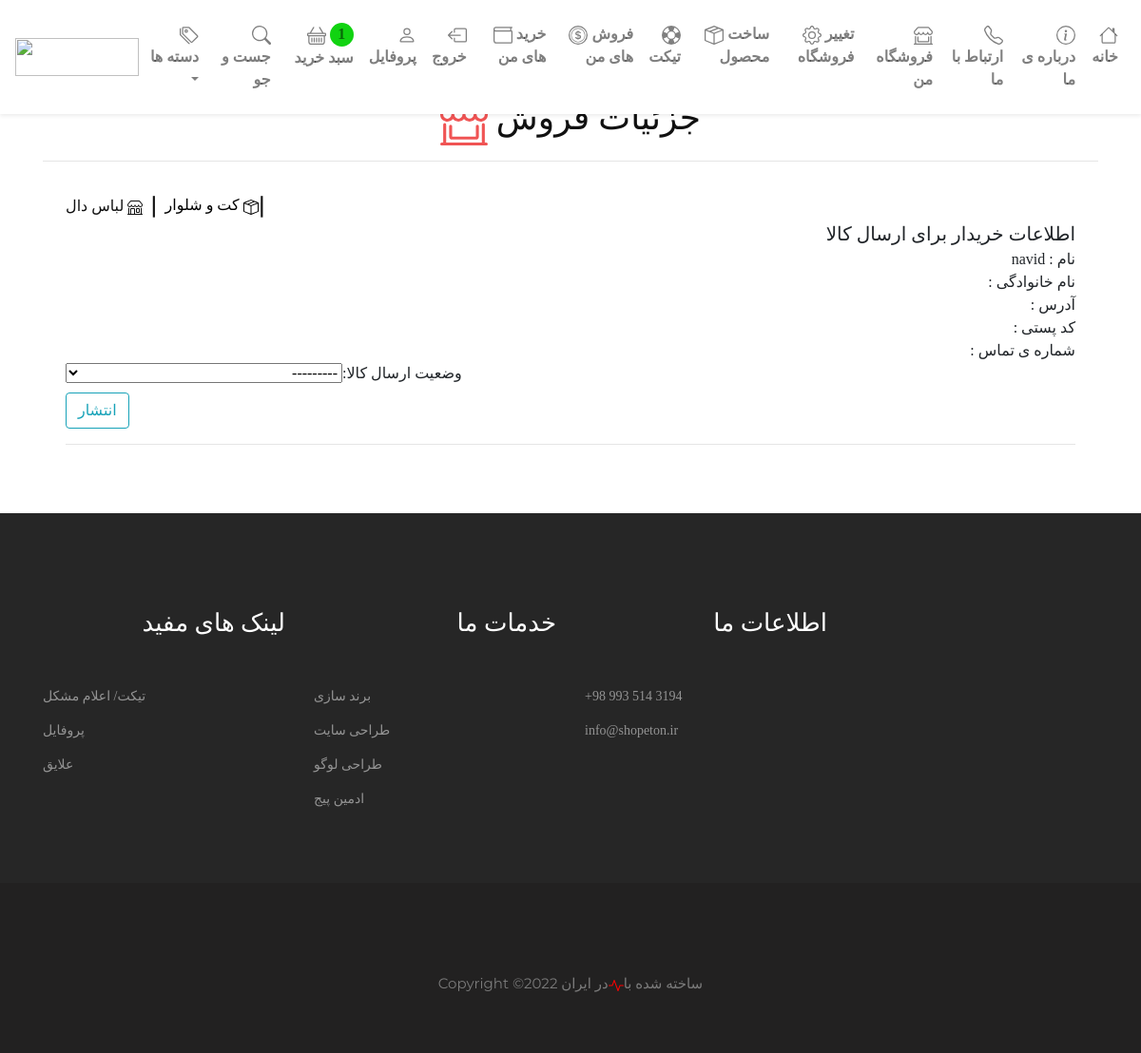
The app's page /sold/62 (signed in) with its own data.
### shop/models.py (models this page shows, shortened)
class wishlist(models.Model):
    post_info = models.ForeignKey(postinfo,blank=True,null=True, on_delete=models.CASCADE,verbose_name='اطلاعات ارسال')
    shop = models.ForeignKey(myshop, on_delete=models.CASCADE,verbose_name='نام فروشگاه')
    buyer = models.ForeignKey(CustomUser, on_delete=models.CASCADE)
    product = models.ForeignKey(Product, on_delete=models.CASCADE,verbose_name='نام محصول')
    paid = models.BooleanField(default=False,verbose_name='پرداخت شده؟')
    time_add = models.DateTimeField(default=timezone.now,verbose_name='زمان اضافه شدن')
    status = models.CharField(max_length=100,blank=True,null=True,choices=choices_post, verbose_name='وضعیت ارسال کالا')

class myshop(models.Model):
    products = models.ManyToManyField(Product, blank=True, verbose_name='محصولات')
    title = models.CharField(max_length=30,verbose_name='اسم فروشگاه')
    head_title = models.CharField(max_length=100,verbose_name='عنوان سر تیتر')
    head_description = models.CharField(max_length=80, verbose_name='توضیحات سر تیتر')
    head_link = models.TextField(blank=True,verbose_name='لینک تیتر')
    image_head1 = models.ImageField(upload_to="shops.head", verbose_name='عکس تیتر اول')
    slug = models.SlugField(unique=True,verbose_name='آیدی فروشگاه شما')
    phone = models.CharField(max_length=30,verbose_name='تلفن شما')
    phone_bool = models.BooleanField(default=False,verbose_name='تلفن شما نمایش داده شود؟')
    address = models.TextField(verbose_name='آدرس شما')
    address_bool = models.BooleanField(default=False,verbose_name='آدرس شما نمایش داده شود؟')
    why_us1 = models.CharField(max_length=50,verbose_name='عنوان اول چرا ما')
    why_us2 = models.CharField(max_length=50, verbose_name='عنوان دوم چرا ما')
    why_us3 = models.CharField(max_length=50, verbose_name='عنوان سوم چرا ما')
    image_banner1 = models.ImageField(upload_to="shops.banner", verbose_name='عکس بنر اول')
    image_banner2 = models.ImageField(upload_to="shops.banner", verbose_name='عکس بنر دوم')
    image_banner3 = models.ImageField(upload_to="shops.banner", verbose_name='عکس بنر سوم')
    image_look = models.ImageField(upload_to="shops.look", verbose_name='عکس پوستر')
    title_look = models.CharField(max_length=50, verbose_name='عنوان پوستر')
    description_look = models.TextField(verbose_name='توضیحات پوستر')
    h_index = models.IntegerField(default=0,verbose_name='رتبه ی فروشگاه')
    grade = models.PositiveIntegerField(default=0,verbose_name='رتبه بر اساس نظرات')
    stars = models.CharField(default=0, max_length=5)
    stars_left = models.CharField(blank=True, max_length=5)
    verified = models.BooleanField(default=False)
    is_active = models.BooleanField(default=True)
    time_created = models.DateTimeField(default=timezone.now, blank=True,verbose_name='زمان ساخت فروشگاه')
    time_end = models.DateTimeField(default=one_month_from_today, blank=True,verbose_name='زمان پایان اشتراک')
    seller_info = models.CharField(max_length=150,
    verbose_name='مشتری از کجا محصول شما رو خریداری کند؟(برای تمام محصولات اعمال میشود)')
    about = models.TextField(verbose_name='درباره ی فروشگاه')

class Product(models.Model):
    name = models.CharField(max_length=100,verbose_name='نام کالا')
    photo = models.ImageField(upload_to='products',verbose_name='عکس اول کالا')
    photo_2 = models.ImageField(upload_to='products',blank=True,verbose_name='عکس دوم کالا')
    photo_3 = models.ImageField(upload_to='products',blank=True,verbose_name='عکس سوم کالا')
    photo_4 = models.ImageField(upload_to='products',blank=True,verbose_name='عکس چهارم کالا')
    photo_5 = models.ImageField(upload_to='products',blank=True,verbose_name='عکس پنجم کالا')
    photo_6 = models.ImageField(upload_to='products',blank=True,verbose_name='عکس ششم کالا')
    price = models.IntegerField(verbose_name='قیمت کالا| بدون تخفیف')
    off = models.PositiveIntegerField(verbose_name='تخفیف')
    details = models.TextField(verbose_name='درباره ی کالا')
    category = models.ForeignKey(Category, on_delete=models.CASCADE,verbose_name='دسته ی کالا')
    date = models.DateTimeField(auto_now_add=True,verbose_name='زمان ساخت کالا')
    hot = models.BooleanField(default=False,verbose_name='کالا داغ است؟')
    most_off = models.BooleanField(default=False,verbose_name='کالا پر تخفیف است؟')
    rare = models.BooleanField(default=False, verbose_name='کالا بسیار ویژه است؟')
    in_stock = models.BooleanField(default=True,verbose_name='کالا موجود است؟')
    star_rate = models.PositiveIntegerField(blank=True,default=0)
    stars = models.CharField(default=0, max_length=5)
    stars_left = models.CharField(blank=True, max_length=5)

class CustomUser(AbstractUser):
    email = models.EmailField(blank=True)
    phone = models.CharField(max_length=11)
    phone_active = models.BooleanField(default=False)
    shop = models.OneToOneField(myshop, blank=True,on_delete=models.CASCADE,null=True)
    owner = models.BooleanField(default=False)

### shop/views.py (the view, shortened to what this page needs)
# urls.py: path('sold/<int:pk>', sold_detail, name='sold-detail'),
@login_required
def sold_detail(request,pk):
    if request.user.is_anonymous:
        login = False
    else:
        login = True
        if request.user.owner:
            owner = True
            me = CustomUser.objects.get(username=request.user.username)
            my_shop = me.shop
        else:
            owner = False
    wish_sold = wishlist.objects.filter(shop=my_shop)
    wish_sold = wish_sold.get(pk=pk)
    if request.method == 'POST':
        form = wishliststatus(request.POST, instance=wish_sold)
        if form.is_valid():
            obj = form.save(commit=False)
            obj.save()
            return redirect('sold-detail', pk)
    else:
        form = wishliststatus(instance=wish_sold)
    if request.user.is_anonymous:
        is_owner = ""
        context = {
            'scategory':SupCategory.objects.all(),
                    'wish': wishlist.objects.filter(buyer=request.user).filter(paid=False).__len__(),
            'shop': shop,
            'is_owner': is_owner,
            'sold': wish_sold,
        }
    else:
        shop_owner = request.user.shop
        if request.user.is_anonymous:
            login = False
        else:
            login = True
            if request.user.owner:
                owner = True
                me = CustomUser.objects.get(username=request.user.username)
                my_shop = me.shop
                context = {
           'scategory':SupCategory.objects.all(),
                   'wish': wishlist.objects.filter(buyer=request.user).filter(paid=False).__len__(),
                    'login': login,
                    'my_shop': my_shop,
                    'owner': owner,
                    'sold': wish_sold,
                    'form':form,
                }
    return render(request, 'blog/sold_detail.html', context)

### blog/forms.py
class wishliststatus(forms.ModelForm):
    class Meta:
        model = wishlist
        fields = ['status']

### templates/blog/sold_detail.html (shortened to what this page needs)
{% extends "base/base.html" %}
{% load static %}
{% block content %}
    <section class="page-add" style="margin-bottom:0px">
        <div class="container">
            <h2 style="font-family: farhang;text-align: center">
    جزئیات فروش
</h2>
                <hr>
        </div>
    </section>
<div class="container mt-6 mb-5">
    <div class="d-flex justify-content-center row">
        <div class="d-flex flex-column col-md-12">
            <div class="coment-bottom bg-white p-2 px-4">
                     <div class="commented-section mt-2">
                    <div class="d-flex flex-row align-items-center commented-user">
                        <a href="{% url 'shop' sold.shop.slug %}">
                                <h3 class="mr-2" style="font-family: vazir;font-size: 16px">
                                    {{ sold.shop.title }}
                                    </h3>
                        </a>
                    <h4>|</h4>
                      <a href="{% url 'product-details' sold.shop.slug sold.product.pk %}">
                       <span style="font-size: 16px;font-family: vazir;color:black" class="mb-1 ml-2">
                           {{ sold.product.name }}
</span></span>
                       </a>
                          <h4>|</h4>
                    </div>
                                     <div class="comment-text-sm" style="text-align: right;font-family: vazir;font-size: 20px">
                      اطلاعات خریدار برای ارسال کالا
                    </div>
                    <div class="comment-text-sm" style="text-align: right;font-family: vazir;font-size: 16px">
                        {{ sold.buyer.username }}
                        :
                        نام
                    </div>
       <div class="comment-text-sm" style="text-align: right;font-family: vazir;font-size: 16px">
                               :
                        نام خانوادگی
                    </div>
       <div class="comment-text-sm" style="text-align: right;font-family: vazir;font-size: 16px">
                       :
                        آدرس
                    </div>
                           <div class="comment-text-sm" style="text-align: right;font-family: vazir;font-size: 16px">
                            :
                        کد پستی
                    </div>
                           <div class="comment-text-sm" style="text-align: right;font-family: vazir;font-size: 16px">
                            :
                    شماره ی تماس
                    </div>
                   <form method="POST" enctype="multipart/form-data" style="direction: rtl;font-family:vazir">
                   {{ form }}
                            <div class="form-group">
          <button class="btn btn-outline-info" type="submit"  style="font-family: farhang;font-size: 16px">
        انتشار
          </button>
        </div>
                </div>
                    <hr>
            </div>
        </div>
    </div>
</div>
       {% endblock %}

### static/css/style.css (style rules this page uses)
html, body { height: 100%; font-family: "Montserrat", sans-serif; -webkit-font-smoothing: antialiased; font-smoothing: antialiased; background: none; }
h1, h2, h3, h4, h5, h6 { margin: 0; color: #111111; font-weight: 500; font-family: "Montserrat", sans-serif; }
h2 { font-size: 36px; }
h3 { font-size: 30px; }
h4 { font-size: 24px; }
.page-add { padding-top: 31px; margin-bottom: 92px; }

### templates/base/base.html (style rules this page uses)
a { font-family: vazir; }

### records on screen
wishlist: shop "لباس دال", product.name "کت و شلوار", buyer.username "navid", status "---------"

### other values on screen
{{ wish }} "1"
